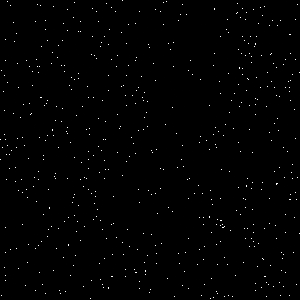
#> input picture image.bmp, 300 x 300 px
$ python filter.py ../image.bmp
#> lines starting #> are read from the running program, lines starting #| are printed output that depends on the picture
from scipy import ndimage
from skimage import io
import numpy
import sys
import math

def gaussian(a,b, sigma = 1):

    m = 2*a + 1
    n = 2*b + 1

    ret = numpy.zeros((m,n))

    for x in range(m):
        for y in range(n):
            dx = abs(a - x)
            dy = abs(b - y)
            ret[x][y] = (1/(2*math.pi*sigma**2))*math.e**(-(dx**2+dy**2)/(2*sigma**2))

    return ret

def avg(a,b):
    m = 2*a + 1
    n = 2*b + 1
    ret = numpy.ones((m,n))
    ret = ret / (m*n)
    return ret

def weight(a,b):
    m = 2*a + 1
    n = 2*b + 1

    ret = numpy.zeros((m,n))

    s = 0

    for x in range(m):
        for y in range(n):
            dx = abs(a - x)
            dy = abs(b - y)
            num = 1/((dx + dy + 1)**2)
            s += num
            ret[x][y] = num

    return ret / s


image = io.imread(sys.argv[1], as_gray=True)
#> image is the input picture: shape (300, 300); min 0, max 255, mean 1.7

#k = numpy.array([[1,1,1],[1,1,1],[1,1,1]])
#k2 = numpy.array([[1,2,1],[2,4,2],[1,2,1]])

sharpen =  numpy.array([[0,-1,0],[-1,5,-1],[0,-1,0]])
edge =  numpy.array([[-1,-1,-1],[-1,8,-1],[-1,-1,-1]])

# [10 lines of commented-out code are left out]
edges = ndimage.convolve(image,edge,mode='constant',cval=0)
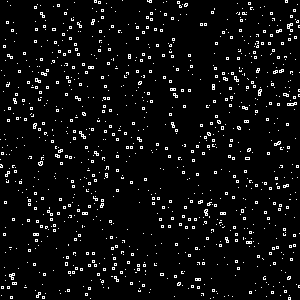
#> edges: shape (300, 300); min 0, max 255, mean 13.2

io.imshow_collection([image,edges], cmap='gray')
io.show()
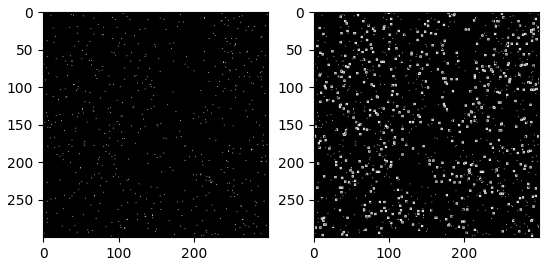
#> figure drawn by matplotlib, 2 panels
